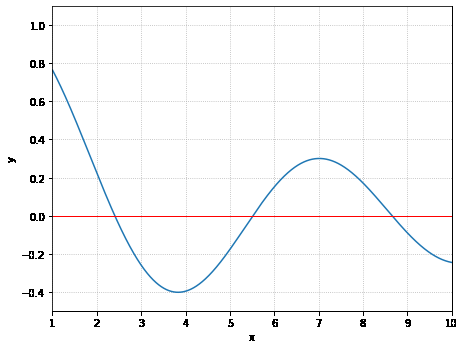
#> input picture hw03/resources/bessel.png, 465 x 349 px
$ python main.py
#> lines starting #> are read from the running program, lines starting #| are printed output that depends on the picture
import cv2
import numpy as np


if __name__ == '__main__':
    input_file_name = input('input the name of original file: ')
#> the answer given: ../hw03/resources/bessel.png
    output_file_name = input('input the name of output file: ')
#> the answer given: out.png

    img = cv2.imread(input_file_name, cv2.IMREAD_COLOR)
#> img is the input picture: shape (349, 465, 3); mean B, G, R 249.6, 249.2, 249.3
    height = img.shape[0]
#> height = 349
    width = img.shape[1]
#> width = 465

    new_height = int(input('input the new height: '))
#> the answer given: 100
    new_width = int(input('input the new width: '))
#> the answer given: 100

    print('Convert {}x{} image to {}x{}.'.format(height, width, new_height, new_width))
#| Convert 349x465 image to 100x100.

    new_img = np.zeros((new_height, new_width, 3), dtype=np.uint8)

    x_rate = new_width / width
#> x_rate = 0.215
    y_rate = new_height / height
#> y_rate = 0.287

    for y in range(0, new_height):
        for x in range(0, new_width):
            inp_x, inp_y = int(x / x_rate), int(y / y_rate)
            inp_x, inp_y = np.clip(inp_x, 0, width - 2), np.clip(inp_y, 0, height - 2)

            dx1, dy1 = x / x_rate - inp_x, y / y_rate - inp_y
            dx2, dy2 = 1 - dx1, 1 - dy1

            w1 = dx2 * dy2
            w2 = dx1 * dy2
            w3 = dx2 * dy1
            w4 = dx1 * dy1

            new_img[y, x, :] = \
                np.clip(w1 * img[inp_y, inp_x, :] \
                    + w2 * img[inp_y, inp_x + 1, :] \
                    + w3 * img[inp_y + 1, inp_x, :] \
                    + w4 * img[inp_y + 1, inp_x + 1, :], 0, 255)
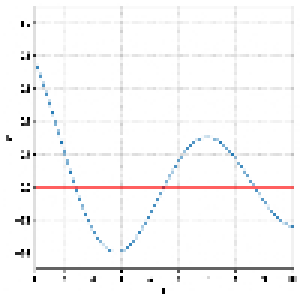
#> new_img: shape (100, 100, 3) (shown 3 times larger); mean B, G, R 248.2, 247.9, 248.7

    cv2.imwrite(output_file_name, new_img)

$ run again, on hw03/resources/function2.png
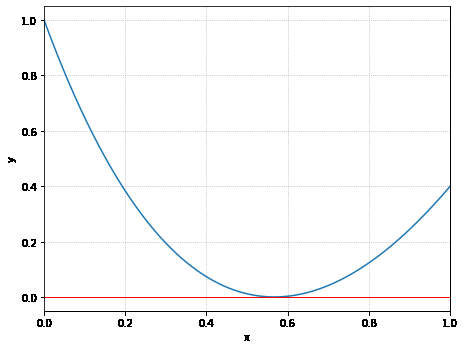
#> input picture hw03/resources/function2.png, 465 x 349 px
#> img is the input picture: shape (349, 465, 3); mean B, G, R 250, 249.7, 249.8
#| Convert 349x465 image to 100x100.
#> after the loop `for y in range(0, new_height):`:
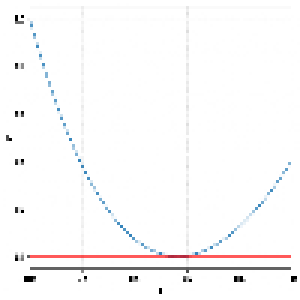
#> new_img: shape (100, 100, 3) (shown 3 times larger); mean B, G, R 250, 249.7, 250.7

$ run again, on hw03/resources/function3.png
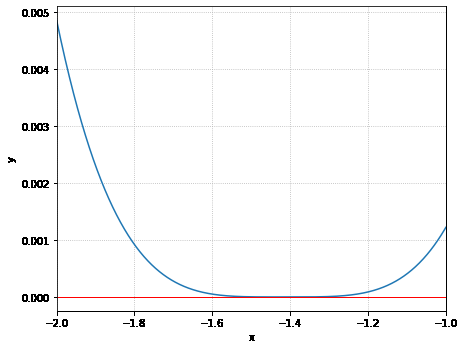
#> input picture hw03/resources/function3.png, 465 x 349 px
#> img is the input picture: shape (349, 465, 3); mean B, G, R 249.5, 249.1, 249.3
#| Convert 349x465 image to 100x100.
#> after the loop `for y in range(0, new_height):`:
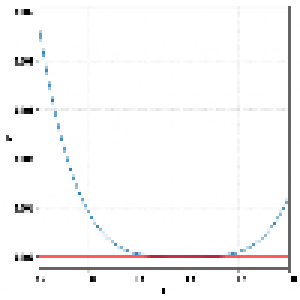
#> new_img: shape (100, 100, 3) (shown 3 times larger); mean B, G, R 248.1, 247.8, 248.8

$ run again, on hw03/resources/function4.png
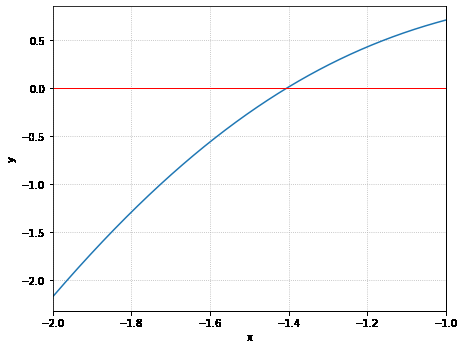
#> input picture hw03/resources/function4.png, 465 x 349 px
#> img is the input picture: shape (349, 465, 3); mean B, G, R 250.2, 249.9, 250.1
#| Convert 349x465 image to 100x100.
#> after the loop `for y in range(0, new_height):`:
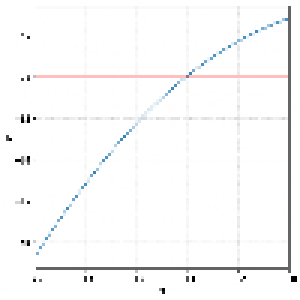
#> new_img: shape (100, 100, 3) (shown 3 times larger); mean B, G, R 249.6, 249.4, 249.5
